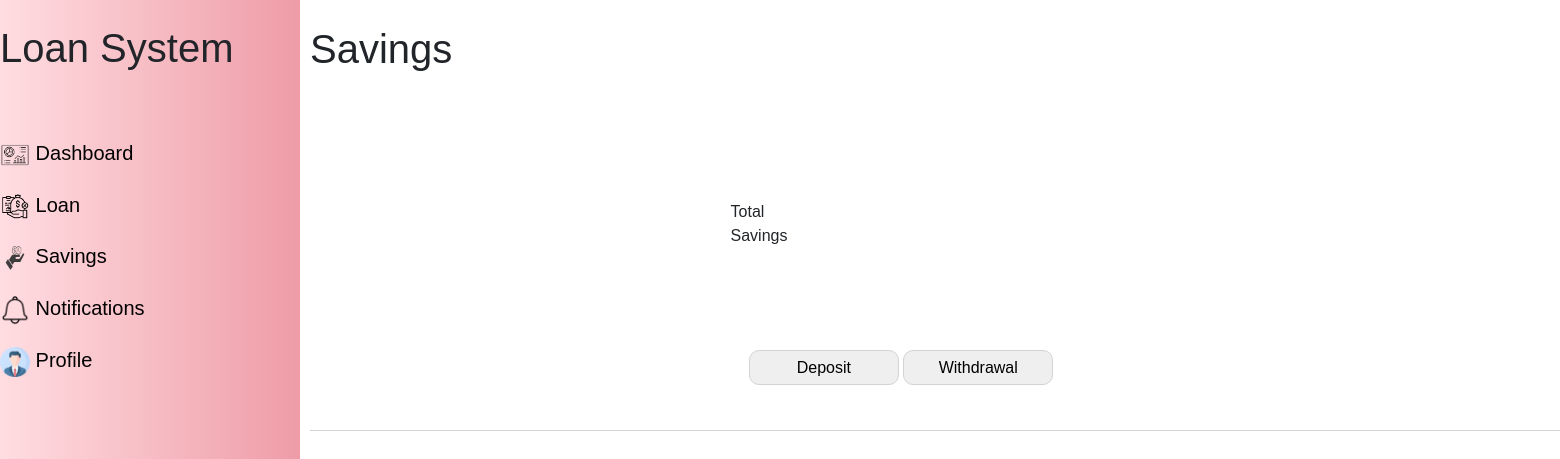
/view/users/savings.php (signed in), run on an earlier commit of the app's database.
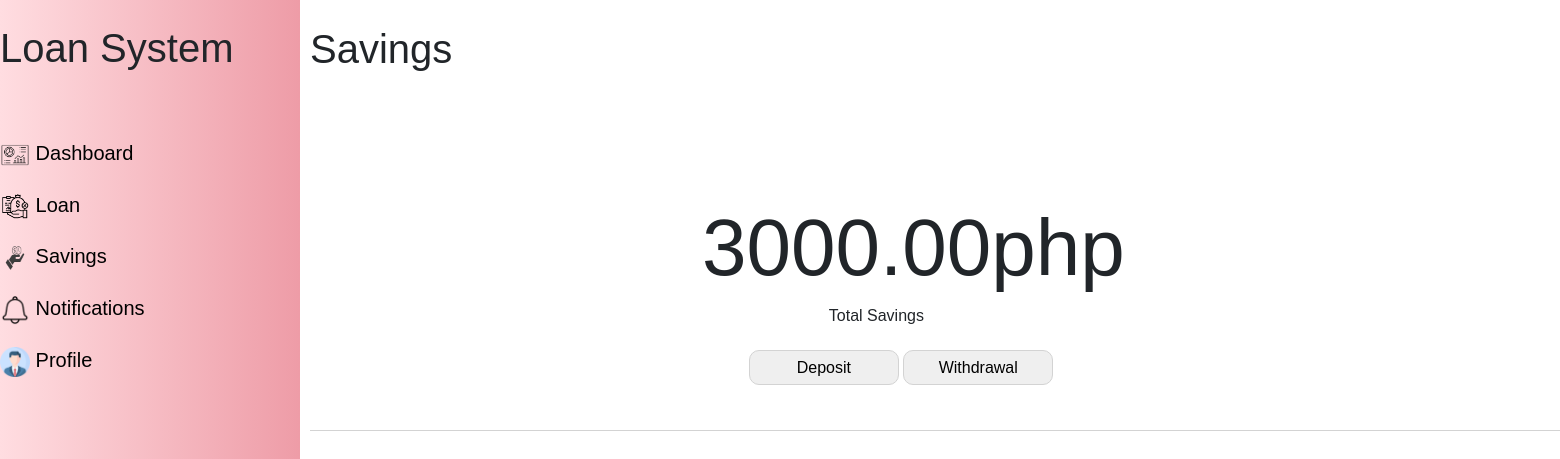
And on a later commit of the database.
### tables this page shows
CREATE TABLE `user_tbl` (
  `id` int(100) NOT NULL,
  `fname` varchar(100) NOT NULL,
  `lname` varchar(100) NOT NULL,
  `gender` varchar(100) NOT NULL,
  `birthday` date NOT NULL,
  `age` int(100) NOT NULL,
  `email` varchar(100) NOT NULL,
  `bank_name` varchar(100) NOT NULL,
  `bank_number` varchar(100) NOT NULL,
  `holder_name` varchar(100) NOT NULL,
  `tin_num` varchar(100) NOT NULL,
  `com_name` varchar(100) NOT NULL,
  `com_address` varchar(100) NOT NULL,
  `com_num` varchar(100) NOT NULL,
  `position` varchar(100) NOT NULL,
  `earning` varchar(100) NOT NULL,
  `proof_bill` varchar(100) NOT NULL,
  `proof_id` varchar(100) NOT NULL,
  `proof_coe` varchar(100) NOT NULL,
  `password` varchar(100) NOT NULL,
  `role` varchar(100) NOT NULL,
  `account_type` varchar(100) NOT NULL,
  `is_blocked` int(100) NOT NULL,
  `is_valid` int(100) NOT NULL,
  `status` varchar(100) NOT NULL,
  `total_savings` double(10,2) NOT NULL
);

### controller/db_connector.php (called while the page is built, shortened)
<?php
class Database {
    public $host = HOST;
    public $user = USER;
    public $password = PASSWORD;
    public $database = DATABASE;
    public $link;
    public function dbConnect() {
        $this->link = mysqli_connect($this->host, $this->user, $this->password, $this->database);
    }
    public function retrieve($sql) {
        $result = mysqli_query($this->link, $sql) or die (mysqli_error($this->link) . __LINE__);
        if (mysqli_num_rows($result) > 0) {
            return $result;
        } else {
            return false;
        }
    }
}
?>

### model/user_model.php (called while the page is built, shortened)
<?php
    class Register{
        public $db;
        public function __construct(){
            $this->db = new Database();
        }
        public function getSavings(){
            $sql = "SELECT savings_tbl.s_id as s_id, savings_tbl.s_type as s_type, savings_tbl.s_total_savings as s_amount, savings_tbl.s_status as s_status, savings_tbl.s_date as s_date, user_tbl.bank_name as bank_name, user_tbl.bank_number as bank_number, user_tbl.total_savings as savings FROM savings_tbl INNER JOIN user_tbl ON savings_tbl.user_id = user_tbl.id ORDER BY s_id DESC";
            $result = $this->db->retrieve($sql);
            if ($result) {
                if ($row = mysqli_fetch_assoc($result)) {
                    $savings[] = [
                        's_id' => $row["s_id"],
                        'savings' => $row["savings"],
                        's_type' => $row["s_type"],
                        's_amount' => $row["s_amount"],
                        's_status' => $row["s_status"],
                        's_date' => $row["s_date"],
                        'bank_name' => $row["bank_name"],
                        'bank_number' => $row["bank_number"]
                    ];
                }
            }else{
                $savings = "No Loans Found";
            }
            return $savings;
        }
    }
?>

### view/users/savings.php (the view, shortened to what this page needs)
<?php
    include_once "../template/sidebarUser.php";
    include_once "../../controller/db_connector.php";
    include_once "../../model/user_model.php";
    $getSavings = new Register();
?>
        </div>
        <div class = "savingTitle">
            <h1>Savings</h1>
            <div class = "moneyContainer">
                <div class = "money">
                    <?php
                        $allNotif = $getSavings->getSavings();
                        $tableDisplay = [];
                        foreach ($allNotif as $notifs){
                            $tableDisplay[] = "
                                <h1 id = 'savingMoneyDisplay'>{$notifs['savings']}php</h1>";
                        }
                        $tableContent = implode("\n", $tableDisplay);
                    ?>
                    <?php echo $tableContent; ?>
                    <p id = "totalSavingLblDisplay">Total Savings</p>
                </div>
                <div class = "savingBtnContainer">
                    <button id = "savingDepositBtn">Deposit</button>
                    <button id = "savingWithdrawBtn">Withdrawal</button>
                </div>
            </div>
        </div>
    </div>
</body>
</html>

### view/template/sidebarUser.php (shortened to what this page needs)
<!DOCTYPE html>
<html lang="en">
<head>
    <link rel="stylesheet" href="../../model/mycssloan.css">
    <link href="https://cdn.jsdelivr.net/npm/bootstrap@5.0.2/dist/css/bootstrap.min.css" rel="stylesheet">
</head>
<body>
    <div class = "mainDash">
        <div class = "sideBar"><br>
            <h1>Loan System</h1><br><br>
            <ul class="list-group links">
                <li class="goLinks"><a id = "linkColor" href="../users/dashboard.php"> <img id = "linkColor" height = "30px" width = "30px" src="../../model/upload/dashboard.png" alt=""> Dashboard</a></li>
                <li class="goLinks"><img height = "30px" width = "30px" src="../../model/upload/loan.png" alt=""> <a href="../../view/users/loanPage.php">Loan</a></li>
                <li class="goLinks"><img height = "30px" width = "30px" src="../../model/upload/save.png" alt=""><a href="../../view/users/savings.php"> Savings</a></li>
                <li class="goLinks"><img height = "30px" width = "30px" src="../../model/upload/notification.png" alt=""> <a href="../users/notification.php">Notifications</a></li>
                <li class="goLinks"><a href="../../view/users/profile.php"><img height = "30px" width = "30px" src="../../model/upload/profile.png" alt=""> Profile</a></li>
            </ul>

### model/mycssloan.css (style rules this page uses)
* { font-family: Verdana, Geneva, Tahoma, sans-serif; }
body { height: auto; margin-left: 1px; margin-top: 1px; margin-right: 1px; overflow-x: hidden; background: #ee9ca7; background: -webkit-linear-gradient( to right, #ffdde1, #ee9ca7 ); background: linear-gradient( to right, #ffdde1, #ee9ca7 ); }
.mainDash { background-color: rgb(243, 234, 239); display: flex; width: 100%; }
.sideBar { width: 300px; height: 887px; background: #ee9ca7; background: -webkit-linear-gradient( to right, #ffdde1, #ee9ca7 ); background: linear-gradient( to right, #ffdde1, #ee9ca7 ); }
.links { width: 350px; }
.links a { text-decoration: none; color: black; border: none; }
.goLinks { font-size: 20px; padding-top: 10px; padding-bottom: 10px; }
#linkColor img { fill: rgb(10, 10, 10); }
.moneyContainer { height: 350px; width: 1359px; border-bottom: 1px solid lightgray; }
.savingTitle { padding-top: 25px; padding-left: 10px; background-color: #fff; }
.money { position: absolute; top: 200px; left: 45%; }
#savingMoneyDisplay { font-size: 80px; }
#totalSavingLblDisplay { padding-left: 30%; }
.savingBtnContainer { position: absolute; top: 350px; left: 48%; }
#savingDepositBtn, #savingWithdrawBtn { width: 150px; height: 35px; border: 1px solid lightgray; border-radius: 10px; }

What changed in the data, as far as the page shows it:
added user_tbl: total_savings "3000.00"
Also different on the page:
text now shown: "php"
